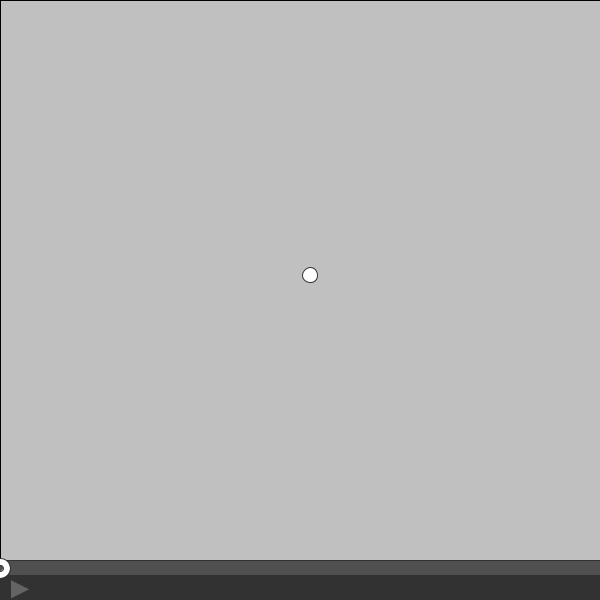
Frame 1 (no input)
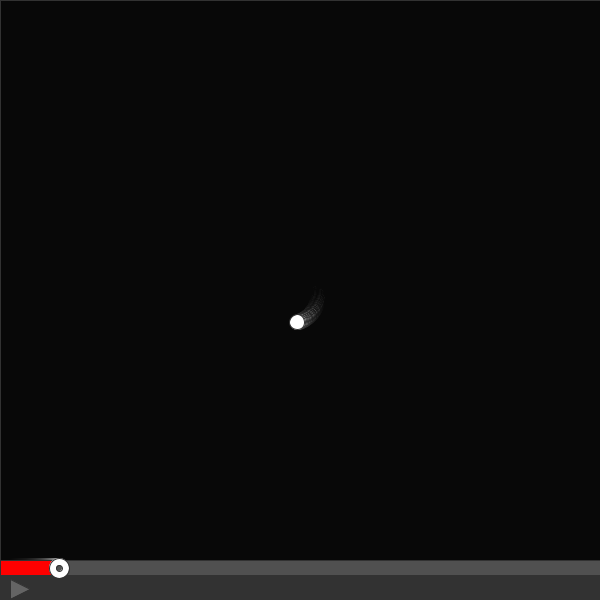
Frame 60 (the mouse pressed at the canvas centre just before this capture)
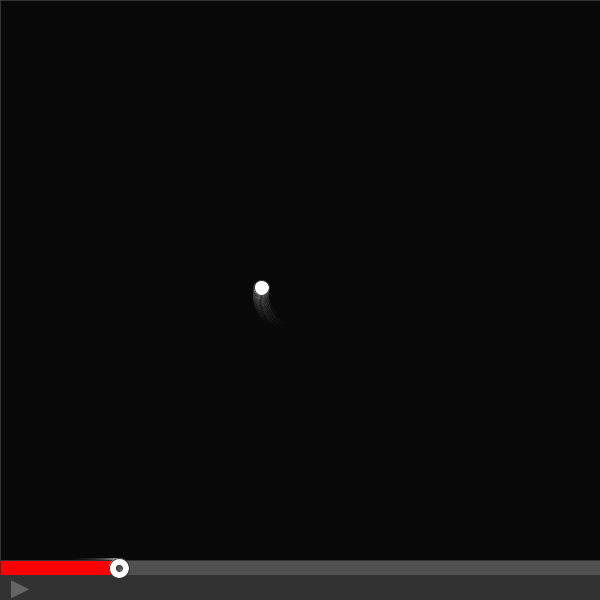
Frame 120 (the mouse held since frame 60 and released just before this capture)

The Processing sketch that drew these frames (run headless with seeded random() and noise(); from frame 60 on, the mouse is pressed at the canvas centre):

// Processing sketch: processing_112874
// ── processing_112874.pde

float x1pos ;
float  y1pos ;

float  a = 45;
float redprogress = 0;
float greyprogress = 0;
float sphereX=0;


void setup() {
  size(600,600);
 x1pos = width/2;
  y1pos = height/2;

 
}

void draw() {

  fill(0,15);
  rect(0,0,600,600);
  
  //grey bar
  fill(50);
  stroke(50);
  rect(0,570,600,30);
  //red bar
  fill(255,0,0);
  rect(0,560,redprogress,15);
  //light grey bar
  fill(80);
  rect(greyprogress,560,600,15);
  //loading circle
 fill(255);
  ellipse((x1pos+10),(y1pos-25) ,15,15);
  //progress circle
  fill(255);
  ellipse(sphereX,568,20,20);
  fill(80);
  ellipse(sphereX,568,6,6);
  //play button
  fill(100);
  triangle(10,579,10,599,30,589);

  
  
  
 /*
  rotate(radians(a));
  fill(255);
 ellipse((xpos+10),(ypos-25) ,15,15);
 
 fill(255, 230);
 ellipse((xpos+30),(ypos-10) ,15,15);
  
 fill(255,205);
 ellipse((xpos+30),(ypos+10) ,15,15);
  
 fill(255,180);
  ellipse((xpos+10),(ypos+25) ,15,15);
 
   fill(255, 160);
 ellipse((xpos-10),(ypos-10) ,15,15);
  
 fill(255,120);
 ellipse((xpos-10),(ypos+10) ,15,15);
 
  */
  
 a=a+2;
 redprogress++;
 greyprogress++;
 if (sphereX<590) {
 sphereX++;
 }
  float x1change =cos(radians(a));
  float y1change =sin(radians(a));
  
 

  
  x1pos += x1change;
  y1pos += y1change;


  
  
 
  
}
  
